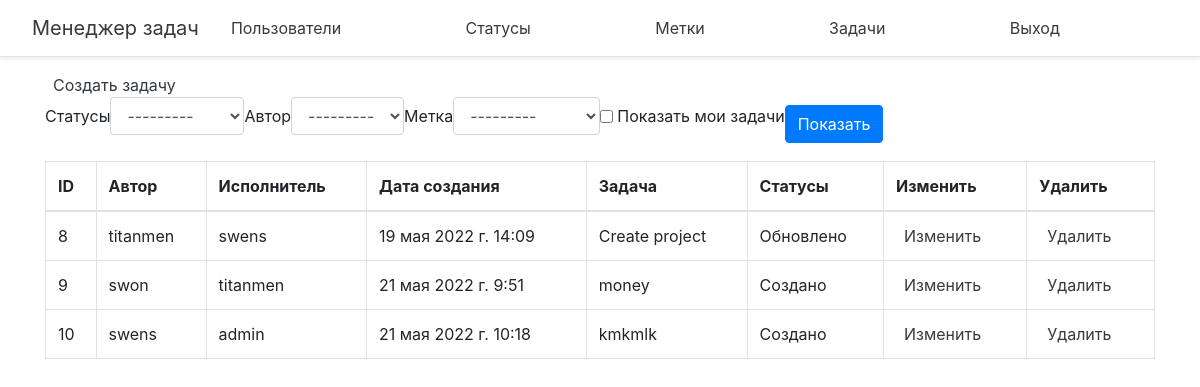
The page /tasks/ (signed in) on the database its author committed.
### app/models.py (models this page shows, shortened)
class Task(models.Model):
    name = models.CharField(verbose_name=_('task_name'), max_length=30)
    author = models.ForeignKey(get_user_model(), on_delete=models.PROTECT,
                               related_name='author',
                               verbose_name=_('author'),
                               blank=True, null=True)
    performer = models.ForeignKey(get_user_model(), on_delete=models.PROTECT,
                                  related_name='performer',
                                  verbose_name=_('performer'),
                                  blank=True, null=True)
    status = models.ForeignKey(Status, on_delete=models.PROTECT,
                               related_name='status',
                               verbose_name=_('status'),
                               blank=True, null=True)
    label = models.ManyToManyField(Label, related_name='label',
                                   verbose_name=_('label'),
                                   blank=True)
    created_at = models.DateTimeField(
        default=timezone.now, verbose_name=_('created_at')
    )
    description = models.TextField(
        verbose_name=_('description'), blank=True
    )
    end_date = models.DateTimeField(blank=True, null=True)

class Status(models.Model):
    name = models.CharField(_('status_name'), max_length=30)
    def __str__(self):
        return self.name

### app/views.py (the view)
# urls.py: path('tasks/', TaskList.as_view(), name='tasks'),
class TaskList(LoginRequiredMixin, FilterView):
    model = Task
    filterset_class = TaskFilter
    template_name = 'tasks/tasks.html'
    context_object_name = 'tasks'

### app/models.py (called while the page is built)
    def __str__(self):
        return self.name

### task_manager/templates/tasks/tasks.html (shortened to what this page needs)
{% extends 'base.html' %}
{% load bootstrap4 %}
{% load i18n %}
{% block content %}
<div>
  <div>
    <a class="p-2 text-dark" href="{% url 'create_task'%}">{% trans "create task" %}</a>
  </div>
  <div>
    <form class="form-inline center" style="margin-bottom: 10px" method="get">
      {% bootstrap_field filter.form.status field_class='ml-2 mr-3' %}
      {% bootstrap_field filter.form.author field_class='mr-3 ml-2' %}
      {% bootstrap_field filter.form.label field_class='mr-3 ml-2' %}
      {% bootstrap_field filter.form.self_tasks field_class='mr-3 ml-2' %}
      <input class="btn btn-primary" type="submit" value="{% translate 'Show' %}">
    </form>
  </div>
  <table class='table table-hover table-bordered'>
    <thead>
    <tr>
      <th scope="col">ID</th>
      <th scope="col">{% trans 'author' %}</th>
      <th scope="col">{% trans 'performer' %}</th>
      <th scope="col">{% trans 'created_at' %}</th>
      <th scope="col">{% trans 'task_name' %}</th>
      <th scope="col">{% trans 'status' %}</th>
      <th scope="col">{% trans 'edit' %}</th>
      <th scope="col">{% trans 'delete' %}</th>
    </tr>
    </thead>
    <tbody>
    {% for task in tasks %}
      <tr>
        <td>{{task.id}}</td>
        <td>{{task.author}}</td>
        <td>{{task.performer}}</td>
        <td>{{task.created_at}}</td>
        <td>{{task.name}}</td>
        <td>{{task.status}}</td>
        <td>
           <a class="p-2 text-dark" href="{% url 'update_task' task.id %}">{% trans "edit" %}</a>
        </td>
        <td>
           <a class="p-2 text-dark" href="{% url 'delete_task' task.id %}">{% trans "delete" %}</a>
        </td>
      </tr>
    {% endfor %}
    </tbody>
  </table>
</div>
{% endblock %}

### task_manager/templates/base.html (shortened to what this page needs)
<!DOCTYPE html>
{% load bootstrap4 %}
{% bootstrap_css %}
{% load i18n %}
<html lang="en">
<head>
</head>
<body>
<div class="d-flex flex-column flex-md-row align-items-center p-3 px-md-4 mb-3 bg-white border-bottom shadow-sm">
  <h5 class="my-0 mr-md-3 font-weight-normal">
    <a class="p-2 text-dark" href="{% url 'index' %}">{% trans "Task Manager" %}</a>
  </h5>
  <nav class="my-0 mr-md-auto mr-md-3">
    <a class="p-2 text-dark" href="{% url 'users' %}">{% trans "Users" %}</a>
  </nav>
  {% if not user.is_authenticated %}
  <nav class="my-0 mr-md-auto mr-md-3">
    <a class="p-2 text-dark" href="{% url 'register' %}">{% trans "Register" %}</a>
  </nav>
  <nav class="my-0 mr-md-auto mr-md-3">
    <a class="p-2 text-dark" href="{% url 'login' %}">{% trans "Login_user" %}</a>
  </nav>
  {% else %}
  <nav class="my-0 mr-md-auto mr-md-3">
    <a class="p-2 text-dark" href="{% url 'statuses' %}">{% trans "statuses" %}</a>
  </nav>
  <nav class="my-0 mr-md-auto mr-md-3">
    <a class="p-2 text-dark" href="{% url 'labels' %}">{% trans "labels" %}</a>
  </nav>
  <nav class="my-0 mr-md-auto mr-md-3">
    <a class="p-2 text-dark" href="{% url 'tasks' %}">{% trans "tasks" %}</a>
  </nav>
  <nav class="my-0 mr-md-auto mr-md-3">
    <a class="p-2 text-dark" href="{% url 'logout' %}">{% trans "Logout" %}</a>
  </nav>
  {% endif %}
</div>
    <div class="container">
    {% block content %}
    {% endblock %}
    </div>
</body>
</html>

### rows shown on the page
Task: id "8", author "titanmen", performer "swens", created_at "19 мая 2022 г. 14:09", name "Create project", status "Обновлено"
Task: id "9", author "swon", performer "titanmen", created_at "21 мая 2022 г. 9:51", name "money", status "Создано"
Task: id "10", author "swens", performer "admin", created_at "21 мая 2022 г. 10:18", name "kmkmlk", status "Создано"
